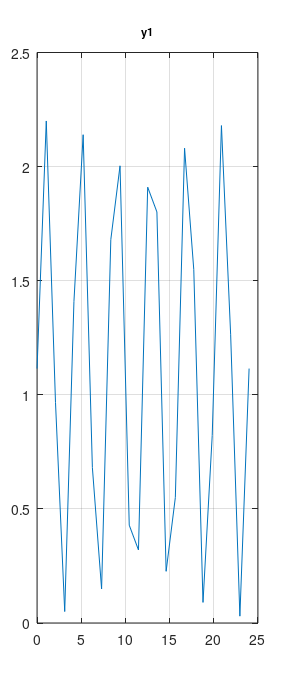

Reproduce this figure in MATLAB.
%% intro
clc;
%close all;
%clear;
workspace;
format short g;
format compact;
fontSize=8
markerSize=6;
filmArray={}

%%
numSamples=24;
t=linspace(0,24, numSamples);

Frequency1=6;
y1=sin(2*pi*Frequency1*t);
normalizeY1=rescale(y1, 0.03, 2.2);
%subplot(3,1,1);
set(gcf, 'PaperPositionMode', 'auto');
set(gcf, 'PaperUnits', 'inches');
set(gcf, 'PaperPosition', [0 0 2.85 7]);  % [left bottom width height]
set(gcf, 'PaperSize', [3 6]);          % match the size exactly
plot(t,normalizeY1);
%plot(t,y1);
grid on;
title('y1', 'FontSize', fontSize);
%normalizeY1

filmArray=[normalizeY1]
loop=repmat(filmArray, 1, 6)
%csvwrite('SineWaves_loop_freq_1Hz.csv',loop);